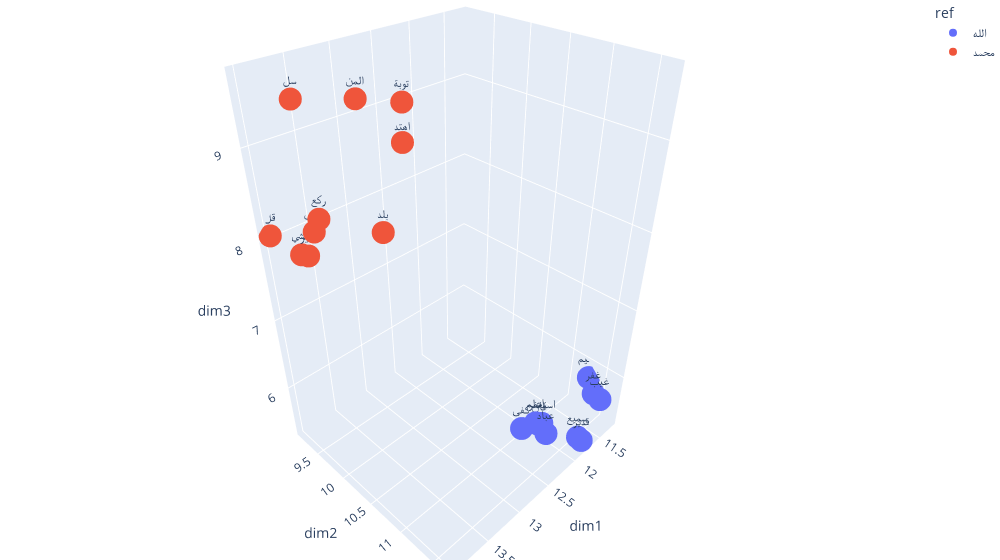

Here is the notebook cell this chart was saved with:
### Code cell
w2v.plot_umap_similar(['الله','محمد'])

### Figure 1 — Plotly figure (JSON) as saved in the notebook; plotly's stock layout.template omitted (floating-point values rounded to 4 significant figures)
{"data": [{"hovertemplate": "ref=الله<br>dim1=%{x}<br>dim2=%{y}<br>dim3=%{z}<br>word=%{text}<extra></extra>", "legendgroup": "الله", "marker": {"color": "#636efa", "symbol": "circle"}, "mode": "markers+text", "name": "الله", "scene": "scene", "showlegend": true, "text": ["فان", "اعلم", "عباد", "غيب", "غفر", "سميع", "قدير", "استغفر", "كفى", "حليم"], "type": "scatter3d", "x": [12.01, 12.07, 12.09, 11.41, 11.32, 11.8, 11.8, 12.01, 12.34, 11.26], "y": [11.18, 11.16, 11.34, 11.59, 11.44, 11.6, 11.65, 11.21, 11.16, 11.31], "z": [5.413, 5.486, 5.449, 5.709, 5.642, 5.367, 5.346, 5.468, 5.594, 5.777]}, {"hovertemplate": "ref=محمد<br>dim1=%{x}<br>dim2=%{y}<br>dim3=%{z}<br>word=%{text}<extra></extra>", "legendgroup": "محمد", "marker": {"color": "#EF553B", "symbol": "circle"}, "mode": "markers+text", "name": "محمد", "scene": "scene", "showlegend": true, "text": ["خشي", "قل", "سل", "تقوى", "بلد", "فقير", "توبة", "ركع", "المن", "اهتد"], "type": "scatter3d", "x": [13.94, 13.99, 13.71, 13.97, 13.41, 13.9, 13.33, 13.93, 13.26, 12.86], "y": [9.603, 9.15, 9.434, 9.935, 10.2, 9.658, 10.47, 9.976, 9.754, 9.893], "z": [8.032, 8.07, 9.46, 8.44, 8.308, 8.025, 9.605, 8.571, 9.428, 8.935]}], "layout": {"legend": {"title": {"text": "ref"}, "tracegroupgap": 0}, "margin": {"b": 0, "l": 0, "r": 0, "t": 0}, "scene": {"domain": {"x": [0, 1], "y": [0, 1]}, "xaxis": {"title": {"text": "dim1"}}, "yaxis": {"title": {"text": "dim2"}}, "zaxis": {"title": {"text": "dim3"}}}, "width": 1000}}
